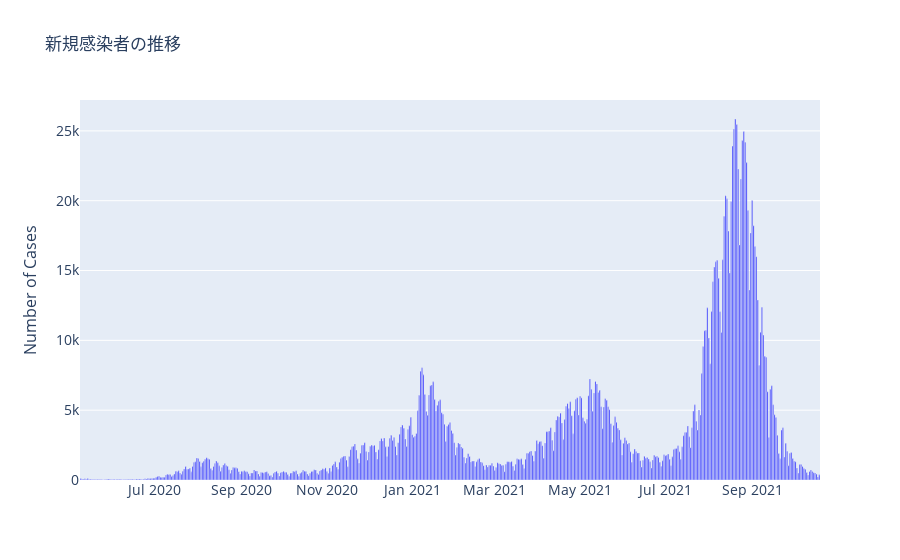

Source (notebook cell):
### Code cell
fig = go.Figure()
fig.add_trace(go.Bar(x=confirmed['Date'],
                y=confirmed['Newly confirmed cases'],
                name='Confirmed',
                marker_color='blue'
                ))
fig.update_layout(
    title='新規感染者の推移',
    xaxis_tickfont_size=14,
    yaxis=dict(
        title='Number of Cases',
        titlefont_size=16,
        tickfont_size=14,
    ),
    legend=dict(
        x=0,
        y=1.0,
        bgcolor='rgba(255, 255, 255, 0)',
        bordercolor='rgba(255, 255, 255, 0)'
    ),
    barmode='group',
    bargap=0.15, # gap between bars of adjacent location coordinates.
    bargroupgap=0.1 # gap between bars of the same location coordinate.
)
fig.show()

### Figure 1 — Plotly figure (JSON) as saved in the notebook; plotly's stock layout.template omitted (floating-point values rounded to 4 significant figures; data arrays with more than 128 entries replaced by an {"elided": "..."} marker saying what was removed)
{"data": [{"marker": {"color": "blue"}, "name": "Confirmed", "type": "bar", "x": {"elided": "529 str values"}, "y": {"elided": "529 int values"}}], "layout": {"bargap": 0.15, "bargroupgap": 0.1, "barmode": "group", "legend": {"bgcolor": "rgba(255, 255, 255, 0)", "bordercolor": "rgba(255, 255, 255, 0)", "x": 0, "y": 1}, "title": {"text": "新規感染者の推移"}, "xaxis": {"tickfont": {"size": 14}}, "yaxis": {"tickfont": {"size": 14}, "title": {"font": {"size": 16}, "text": "Number of Cases"}}}}
